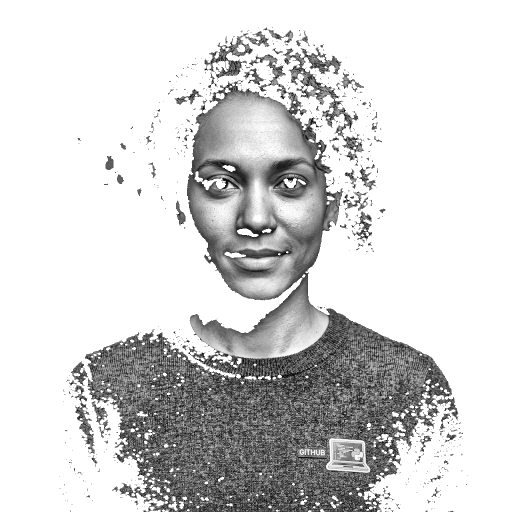
#> input picture source-prepped.png, 1024 x 1024 px (shown at 1/2 size)
$ python make_ascii_svg.py
#> lines starting #> are read from the running program, lines starting #| are printed output that depends on the picture
import sys
import html
import numpy as np
from PIL import Image
from pathlib import Path

sys.path.append(str(Path(__file__).parent))
import config
import prep_photo

def image_to_ascii_grid(img_path: Path, width: int = 100, aspect_ratio: float = 0.48):
    """Converts a grayscale prepped image into a grid of ASCII characters."""
#> called with width = 100, aspect_ratio = 0.48
    if not img_path.exists():
        print(f"[make_ascii_svg] {img_path} not found. Running prep_photo first...")
        prep_photo.process_photo(config.SOURCE_PHOTO_PATH, img_path)

    img = Image.open(img_path).convert("L")
#> img is the input picture: PIL image 1024x1024 L; min 0, max 255, mean 211.5
    orig_w, orig_h = img.size
#> orig_w = 1024; orig_h = 1024

    # Calculate height preserving aspect ratio with font factor
    height = int((orig_h / orig_w) * width * aspect_ratio)
#> height = 48
    resized = img.resize((width, height), Image.Resampling.LANCZOS)
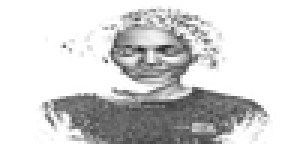
#> resized: PIL image 100x48 L (shown 3 times larger); min 33, max 255, mean 211
    arr = np.array(resized)

    ramp = config.ASCII_RAMP
    ramp_len = len(ramp)

    ascii_rows = []
    for row in arr:
        line_chars = []
        for pixel in row:
            # Map 0 (dark) -> high index (dense char), 255 (bright) -> 0 (space)
            # Invert so 255 is space (' ') and 0 is '@'
            idx = int((255 - pixel) / 256.0 * ramp_len)
            idx = min(max(idx, 0), ramp_len - 1)
            line_chars.append(ramp[idx])
        ascii_rows.append("".join(line_chars))
#> this loop made 48 passes
#> after the loop, ascii_rows = 48 items

    return ascii_rows, width, height

def generate_ascii_svg(ascii_rows, cols, rows, output_path: Path):
    """Generates a self-typing animated SVG from ASCII rows."""
    font_size = 11
    char_width = 6.6
    line_height = 13
    padding_x = 20
    padding_y = 25

    svg_w = int(cols * char_width + padding_x * 2)
    svg_h = int(rows * line_height + padding_y * 2)

    # Animation parameters
    total_anim_duration = 3.5  # total seconds for whole portrait typing
    row_duration = total_anim_duration / rows

    svg_lines = [
        f'<svg xmlns="http://www.w3.org/2000/svg" viewBox="0 0 {svg_w} {svg_h}" width="{svg_w}" height="{svg_h}">',
        '  <defs>',
        '    <style>',
        '      @import url("https://fonts.googleapis.com/css2?family=Fira+Code:wght@400;600&amp;display=swap");',
        '      .bg { fill: #0d1117; rx: 8px; ry: 8px; stroke: #30363d; stroke-width: 1.5; }',
        '      .ascii-text { font-family: "Fira Code", Consolas, "Cascadia Code", monospace; font-size: 11px; fill: #8b949e; letter-spacing: 0px; white-space: pre; }',
        '      .title-bar { fill: #161b22; }',
        '      .dot-red { fill: #ff5f56; }',
        '      .dot-yellow { fill: #ffbd2e; }',
        '      .dot-green { fill: #27c93f; }',
        '      .header-title { font-family: "Fira Code", monospace; font-size: 11px; fill: #7d8590; font-weight: 600; }',
        '    </style>',
    ]

    # Clip paths for row-by-row horizontal wipe animation
    for i in range(rows):
        start_time = i * row_duration
        svg_lines.append(
            f'    <clipPath id="row-clip-{i}">'
            f'<rect x="{padding_x}" y="{padding_y + i * line_height - 2}" width="0" height="{line_height + 2}">'
            f'<animate attributeName="width" from="0" to="{svg_w - padding_x * 2}" begin="{start_time:.3f}s" dur="{row_duration:.3f}s" fill="freeze" calcMode="linear"/>'
            f'</rect></clipPath>'
        )

    svg_lines.extend([
        '  </defs>',
        f'  <rect width="{svg_w}" height="{svg_h}" class="bg"/>',
        # Header bar
        f'  <path d="M 0 8 Q 0 0 8 0 L {svg_w-8} 0 Q {svg_w} 0 {svg_w} 8 L {svg_w} 28 L 0 28 Z" class="title-bar"/>',
        f'  <line x1="0" y1="28" x2="{svg_w}" y2="28" stroke="#30363d" stroke-width="1"/>',
        '  <circle cx="16" cy="14" r="4.5" class="dot-red"/>',
        '  <circle cx="29" cy="14" r="4.5" class="dot-yellow"/>',
        '  <circle cx="42" cy="14" r="4.5" class="dot-green"/>',
        f'  <text x="{svg_w/2}" y="17" text-anchor="middle" class="header-title">portrait.ascii</text>',
        '  <g class="ascii-text">',
    ])

    # Add text rows with row clip paths
    for i, line in enumerate(ascii_rows):
        y_pos = padding_y + 15 + i * line_height
        escaped_line = html.escape(line)
        svg_lines.append(
            f'    <text x="{padding_x}" y="{y_pos}" clip-path="url(#row-clip-{i})">{escaped_line}</text>'
        )

    # Add typing cursor animation block attached to the active typing row
    svg_lines.append(
        f'    <rect width="7" height="12" fill="#58a6ff" opacity="0.85">'
        f'<animate attributeName="x" from="{padding_x}" to="{svg_w - padding_x * 1.5}" begin="0s" dur="{total_anim_duration:.3f}s" fill="freeze"/>'
        f'<animate attributeName="y" from="{padding_y + 4}" to="{padding_y + (rows-1) * line_height + 4}" begin="0s" dur="{total_anim_duration:.3f}s" fill="freeze"/>'
        f'<animate attributeName="opacity" values="0.95;0;0.95" dur="0.6s" repeatCount="indefinite"/>'
        f'</rect>'
    )

    svg_lines.extend([
        '  </g>',
        '</svg>'
    ])

    output_path.write_text("\n".join(svg_lines), encoding="utf-8")
    print(f"[make_ascii_svg] Generated {output_path} ({svg_w}x{svg_h}px, {rows} rows)")

if __name__ == "__main__":
    rows, cols_cnt, rows_cnt = image_to_ascii_grid(
        config.PREPPED_PHOTO_PATH, width=config.ASCII_WIDTH, aspect_ratio=config.CHARACTER_ASPECT_RATIO
    )
#> rows = 48 items; cols_cnt = 100; rows_cnt = 48
    generate_ascii_svg(rows, cols_cnt, rows_cnt, config.ASCII_SVG_PATH)
#> in generate_ascii_svg, `svg_w = int(cols * char_width + padding_x * 2)`: svg_w = 700
#> in generate_ascii_svg, `svg_h = int(rows * line_height + padding_y * 2)`: svg_h = 674
#> in generate_ascii_svg, `row_duration = total_anim_duration / rows`: row_duration = 0.0729
#> the loop in generate_ascii_svg, `for i in range(rows):` made 48 passes
#> start_time on passes 1 to 12: 0, 0.0729, 0.146, 0.219, 0.292, 0.365, 0.438, 0.51, 0.583, 0.656, 0.729, 0.802
#> after the loop in generate_ascii_svg, `for i in range(rows):`: svg_lines = 60 items
#> the loop in generate_ascii_svg, `for i, line in enumerate(ascii_rows):` made 48 passes
#> y_pos on passes 1 to 12: 40, 53, 66, 79, 92, 105, 118, 131, 144, 157, 170, 183
#> after the loop in generate_ascii_svg, `for i, line in enumerate(ascii_rows):`: svg_lines = 117 items
#| [make_ascii_svg] Generated avi-ascii.svg (700x674px, 48 rows)
